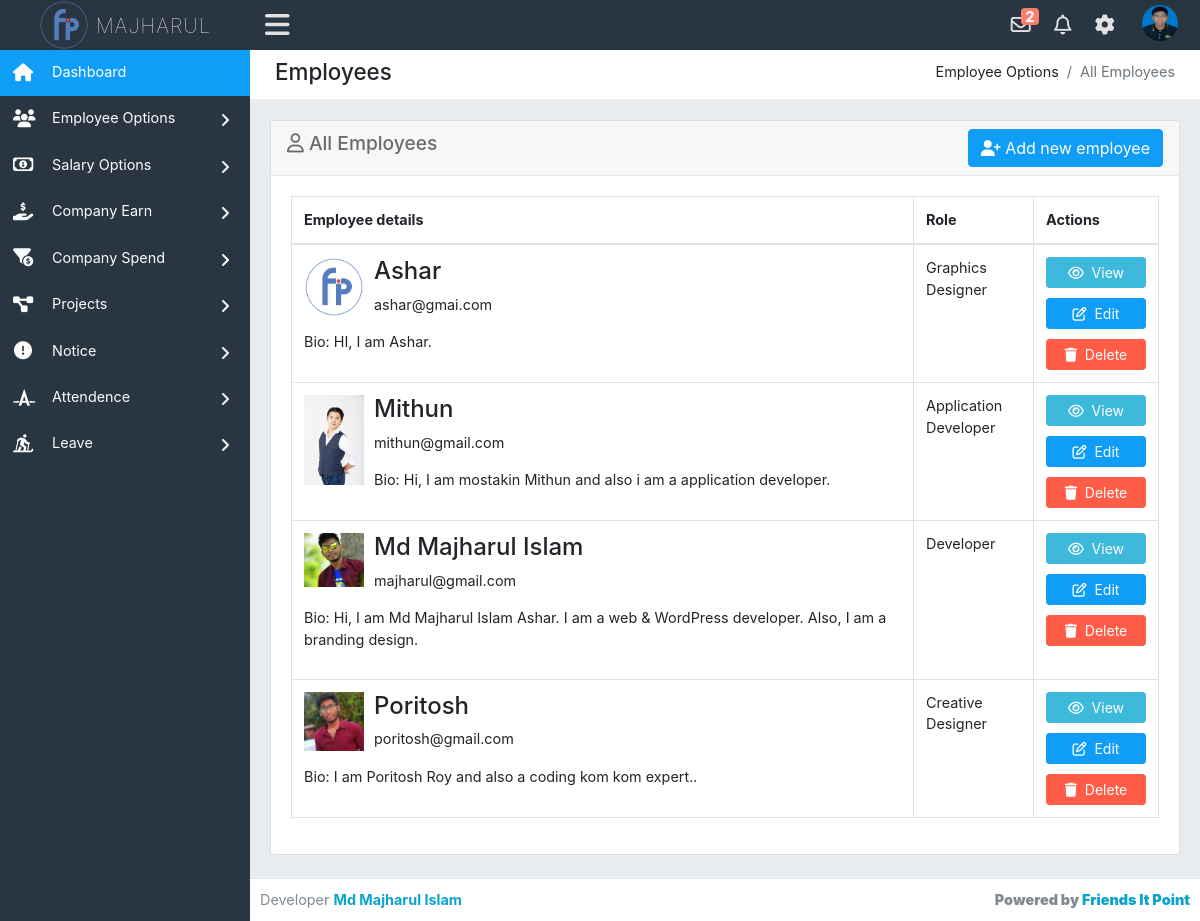
The page /admin/emAll.php (signed in) on the database its author committed.
### tables this page shows
CREATE TABLE `employee_info` (
  `id` int(11) NOT NULL,
  `employee_id` int(50) NOT NULL,
  `emp_fullname` varchar(100) NOT NULL,
  `emp_mail` varchar(50) NOT NULL,
  `emp_phone` int(20) NOT NULL,
  `emp_designation` varchar(50) NOT NULL,
  `emp_salary` varchar(50) NOT NULL,
  `emp_address` varchar(100) NOT NULL,
  `emp_password` varchar(150) NOT NULL,
  `emp_bio` varchar(1000) NOT NULL,
  `profile_pic` varchar(50) NOT NULL,
  `register_timedate` timestamp NOT NULL DEFAULT current_timestamp(),
  `total_salary` varchar(100) NOT NULL
);

### admin/emAll.php (the view, shortened to what this page needs)
<?php require_once('header.php'); ?>
<div class="row">
    <div class="col-xl-12">
        <div class="breadcrumb-holder">
            <h1 class="main-title float-left">Employees</h1>
            <ol class="breadcrumb float-right">
                <li class="breadcrumb-item">Employee Options</li>
                <li class="breadcrumb-item active">All Employees</li>
            </ol>
            <div class="clearfix"></div>
        </div>
    </div>
</div>
<div class="row">
	<div class="col-xs-12 col-sm-12 col-md-12 col-lg-12 col-xl-12">
	    <div class="card mb-3">
	        <div class="card-header">
	            <span class="pull-right">
	                <button type="button" class="btn btn-primary" data-toggle="modal" data-target="#exampleModal" data-whatever="@getbootstrap"><i class="fas fa-user-plus" aria-hidden="true"></i> Add new employee</button>
	            </span>
	            <h3>
	                <i class="far fa-user"></i> All Employees</h3>
	        </div>
	        <div class="card-body">
	            <div class="table-responsive">
	                <table class="table table-bordered">
	                    <thead>
	                        <tr>
	                            <th style="min-width:300px">Employee details</th>
	                            <th style="width:120px">Role</th>
	                            <th style="width:120px;min-width:110px;">Actions</th>
	                        </tr>
	                    </thead>
	                    <tbody>
	                    	<?php
								$viewdata = $pdo->prepare('SELECT * FROM employee_info ORDER BY id DESC');
								$viewdata->execute();
								$result = $viewdata->fetchAll(PDO::FETCH_ASSOC);
								foreach ($result as $row) :
						 	?>
	                        <tr>
	                            <td>
	                                <div class="user_avatar_list d-none d-none d-lg-block"><img alt="image" src="../uploads/<?php echo $row['profile_pic']; ?>"></div>
	                                <h4><?php echo $row['emp_fullname']; ?></h4>
	                                <p><?php echo $row['emp_mail']; ?></p>
	                                <p>Bio: <?php echo $row['emp_bio']; ?></p>
	                            </td>
	                            <td><?php echo $row['emp_designation']; ?></td>
	                            <td>
	                                <a href="emAll.php?viewid=<?php echo $row['id'];?>" style="margin: 0 auto;width:100px" class="btn btn-info btn-sm btn-block" data-toggle="modal" data-target="#profileview<?php echo $row['id'];?>"><i class="far fa-eye"></i>&nbsp;&nbsp;View</a>
	                                <a href="emEdit.php?editId=<?php echo $row['id'];?>" style="margin: 10px auto;width:100px" class="btn btn-primary btn-sm btn-block"><i class="far fa-edit"></i>&nbsp;&nbsp;Edit</a>
	                                <a onclick="return confirm('Are sure delete this data?')" href="emAll.php?delEmId=<?php echo $row['id']; ?>" style="width:100px;margin:0 auto" class="btn btn-danger btn-sm btn-block mt-2"><i class="fas fa-trash"></i>&nbsp;&nbsp;Delete</a>
	                            </td>
	                        </tr>
	                        <?php endforeach; ?>
	                    </tbody>
	                </table>
	            </div>
	        </div>
	    </div>
	</div>
	</div>
<?php require_once('footer.php'); ?>

### admin/header.php (shortened to what this page needs)
<?php require_once('../config.php'); ?>
<!DOCTYPE html>
<html lang="en">
<head>
    <link href="../assets/css/bootstrap.min.css" rel="stylesheet" type="text/css" />
    <link href="../assets/font-awesome/css/all.css" rel="stylesheet" type="text/css" />
    <link rel="stylesheet" href="../fancybox-master/dist/jquery.fancybox.min.css">
    <link rel="stylesheet" href="../livedatetime/clock.css">
    <link rel="stylesheet" href="../livedatetime/calendar.css">
    <link href='https://netdna.bootstrapcdn.com/font-awesome/3.2.1/css/font-awesome.css' rel='stylesheet' type='text/css'>
    <link rel="stylesheet" type="text/css" href="../assets/css/dataTables.bootstrap.min.css" />
    <link rel="stylesheet" type="text/css" href="../assets/plugins/datatables/datatables.min.css" />
    <link href="../assets/css/style.css" rel="stylesheet" type="text/css" />
</head>
<body class="adminbody">
    <div id="main">
        <div class="headerbar">
            <?php
                $stm = $pdo->prepare('SELECT * FROM admin_info WHERE admin_id=?');
                $stm->execute(array($_SESSION['logged_in']));
                $rslt = $stm->fetchAll(PDO::FETCH_ASSOC);
                foreach($rslt as $row) :
            ?>
            <div class="headerbar-left">
                <a href="index.php" class="logo">
                    <img alt="Logo" src="../assets/images/logo.png" />
                    <span><?php echo $row['admin_name']; ?></span>
                </a>
            </div>
            <nav class="navbar-custom">
                <ul class="list-inline float-right mb-0">
                    <li class="list-inline-item dropdown notif">
                        <a class="nav-link dropdown-toggle arrow-none" data-toggle="dropdown" href="#" aria-haspopup="false" aria-expanded="false">
                            <i class="far fa-envelope"></i>
                            <?php
                                $notify_s = $pdo->prepare('SELECT * FROM notification WHERE type=? AND status=? ORDER BY date DESC');
                                $notify_s->execute(array('salary','unread'));
                                $notify_result = $notify_s->fetchAll(PDO::FETCH_ASSOC);
                                if(count($notify_result) > 0 ) :
                             ?>
                            <span class="mycounter"><?php echo count($notify_result); ?></span>
                            <?php endif; ?>
                        </a>
                        <?php if(count($notify_result) > 0 ) :
                               foreach ($notify_result as $notifyr) :
                            ?>
                                    <?php
                                        $empname = $pdo->prepare('SELECT * FROM employee_info WHERE id=?');
                                        $empname->execute(array($notifyr['emp_id']));
                                        $emp_infos = $empname->fetchAll(PDO::FETCH_ASSOC);
                                     ?>
                        <?php endforeach; endif; ?>
                    </li>
                    <li class="list-inline-item dropdown notif">
                        <a class="nav-link dropdown-toggle arrow-none" data-toggle="dropdown" href="#" aria-haspopup="false" aria-expanded="false">
                            <i class="far fa-bell"></i>
                        </a>
                    </li>
                    <li class="list-inline-item dropdown notif">
                        <a class="nav-link dropdown-toggle arrow-none" data-toggle="dropdown" href="#" aria-haspopup="false" aria-expanded="false">
                            <i class="fas fa-cog"></i>
                        </a>
                    </li>
                    <li class="list-inline-item dropdown notif">
                        <a class="nav-link dropdown-toggle nav-user" data-toggle="dropdown" href="#" aria-haspopup="false" aria-expanded="false">
                            <?php if($row['admin_pic'] != 'avatar') : ?>
                            <img src="../uploads/<?php echo $row['admin_pic']; ?>" alt="Profile image" class="avatar-rounded">
                            <?php else : ?>
                            <img src="../assets/images/avatars/admin.png" alt="Profile image" class="avatar-rounded">
                        </a>
                        <?php endif; endforeach; ?>
                    </li>
                </ul>
                <ul class="list-inline menu-left mb-0">
                    <li class="float-left">
                        <button class="button-menu-mobile open-left">
                            <i class="fas fa-bars"></i>
                        </button>
                    </li>
                </ul>
            </nav>
        </div>
        <div class="left main-sidebar">
            <div class="sidebar-inner leftscroll">
                <div id="sidebar-menu">
                    <ul>
                        <li class="submenu">
                            <a class="active" href="index.php">
                                <i class="fas fa-home"></i>
                                <span> Dashboard </span>
                            </a>
                        </li>
                        <li class="submenu">
                            <a id="tables" href="#">
                                <i class="fas fa-users"></i>
                                <span> Employee Options </span>
                                <span class="menu-arrow"></span>
                            </a>
                        </li>
                        <li class="submenu">
                            <a id="tables" href="#">
                                <i class="far fa-money-bill-alt"></i>
                                <span> Salary Options </span>
                                <span class="menu-arrow"></span>
                            </a>
                        </li>
                        <li class="submenu">
                            <a id="tables" href="#">
                                <i class="fas fa-hand-holding-usd"></i>
                                <span> Company Earn </span>
                                <span class="menu-arrow"></span>
                            </a>
                        </li>
                        <li class="submenu">
                            <a id="tables" href="#">
                                <i class="fas fa-funnel-dollar"></i>
                                <span> Company Spend </span>
                                <span class="menu-arrow"></span>
                            </a>
                        </li>
                        <li class="submenu">
                            <a id="tables" href="#">
                                <i class="fas fa-project-diagram"></i>
                                <span> Projects </span>
                                <span class="menu-arrow"></span>
                            </a>
                        </li>
                        <li class="submenu">
                            <a id="tables" href="#">
                                <i class="fas fa-exclamation-circle"></i>
                                <span> Notice </span>
                                <span class="menu-arrow"></span>
                            </a>
                        </li>
                        <li class="submenu">
                            <a id="tables" href="#">
                                <i class="fab fa-autoprefixer"></i>
                                <span> Attendence </span>
                                <span class="menu-arrow"></span>
                            </a>
                        </li>
                        <li class="submenu">
                            <a id="tables" href="#">
                                <i class="fas fa-skiing-nordic"></i>
                                <span> Leave </span>
                                <span class="menu-arrow"></span>
                            </a>
                        </li>
                    </ul>
                </div>
            </div>
        </div>
        <div class="content-page">
            <div class="content">
                <div class="container-fluid">

### admin/footer.php (shortened to what this page needs)
                    </div>
                </div>
            </div>
        </div>
        <footer class="footer">
            <div class="row">
                <div class="col-md-12">
                    <span class="text-right">
                        Developer <a target="_blank" href="https://www.linkedin.com/in/devmajharul/"><b>Md Majharul Islam<b></a>
                    </span>
                    <span class="float-right">
                        Powered by <a target="_blank" href="www.friendsitpoint.com"><b>Friends It Point</b></a>
                    </span>
                </div>
            </div>
        </footer>
</body>
</html>

### livedatetime/clock.css (style rules this page uses)
* { margin: 0; padding: 0; box-sizing: border-box; }

### rows shown on the page
employee_info: profile_pic (picture), emp_fullname "Ashar", emp_mail "ashar@gmai.com", emp_bio "HI, I am Ashar.", emp_designation "Graphics Designer"
employee_info: profile_pic (picture), emp_fullname "Mithun", emp_mail "mithun@gmail.com", emp_bio "Hi, I am mostakin Mithun and also i am a application developer.", emp_designation "Application Developer"
employee_info: profile_pic (picture), emp_fullname "Md Majharul Islam", emp_mail "majharul@gmail.com", emp_bio "Hi, I am Md Majharul Islam Ashar. I am a web & WordPress developer. Also, I am a branding design.", emp_designation "Developer"
employee_info: profile_pic (picture), emp_fullname "Poritosh", emp_mail "poritosh@gmail.com", emp_bio "I am Poritosh Roy and also a coding kom kom expert..", emp_designation "Creative Designer"

### other values the page prints
$row['admin_name'] "MAJHARUL"
count($notify_result) "2"
